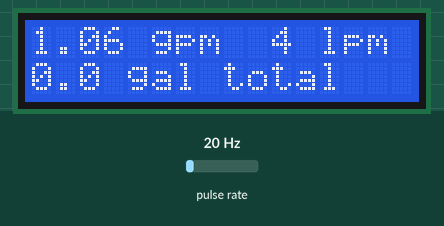
Recording of a sketch running on a simulated Arduino Uno, built with avr-gcc and run on an emulated ATmega328P. Shown: 16×2 character LCD. Wiring (inferred from the names in the program): pulse sensor: data pin 2. The test bench sets the inputs (shaded band); at power-on: pulse rate 20 Hz.

Above: at 1.6 s.
1.7 s: pulse rate (sensor on pin 2) set to 4 Hz
At 3.6 s:
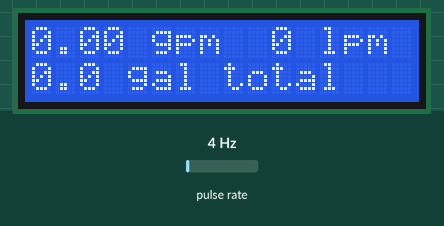
4.7 s: pulse rate (sensor on pin 2) set to 50 Hz
At 6.1 s:
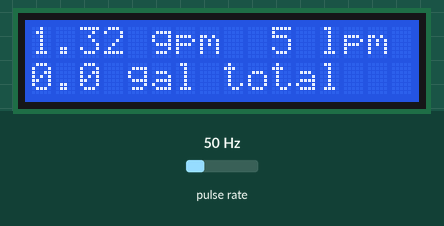
7.7 s: pulse rate (sensor on pin 2) set to 100 Hz
At 9.0 s:
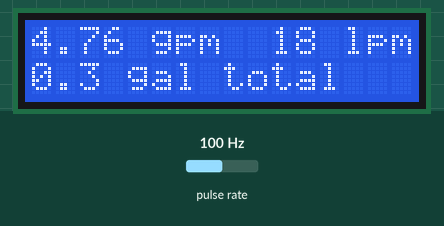
Timing chart, 0 to 10.7 s (numbered marks = the images above; inputs shaded):
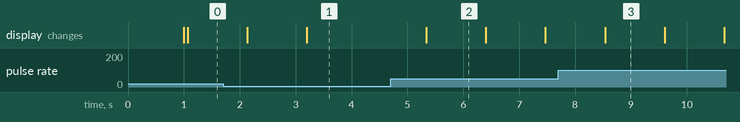

The sketch:

Flowmeter_LCD_v4.ino
```cpp
volatile int NbTopsFan; //measuring the rising edges of the signal
int Calc;
int hallsensor = 2;    //The pin location of the sensor

float gpm;
float totaldispensed;

#include <LiquidCrystal.h>
// initialize the library with the numbers of the interface pins set for the Sainsmart 1602 16x2 LCD configuration
LiquidCrystal lcd(8, 9, 4, 5, 6, 7);


void rpm ()     //This is the function that the interupt calls
{
  NbTopsFan++;  //This function measures the rising and falling edge of the hall effect sensors signal
}


void setup() //
{
  Serial.begin(9600); //This is the setup function where the serial port is initialised,

  pinMode(hallsensor, INPUT); //initializes digital pin 2 as an input
  attachInterrupt(0, rpm, RISING); //and the interrupt is attached
}
// the loop() method runs over and over again,
// as long as the Arduino has power
void loop ()
{


  NbTopsFan = 0;   //Set NbTops to 0 ready for calculations
  sei();      //Enables interrupts
  delay (1000);   //Wait
  cli();      //Disable interrupts
  Calc = (NbTopsFan / 4.9); //(Pulse frequency x 60) / 4.9Q, = flow rate in L/hour The 4.9 value was interpolated from the Q value for similar flowmeters
//Calc is flow in liters per hour


  gpm = (Calc * 0.264172052);

  lcd.begin(16, 2);
  lcd.setCursor(0, 0 );
  lcd.print(gpm);
  lcd.print(" gpm  ");
  lcd.print(Calc);
  lcd.print(" lpm");


  lcd.setCursor (0, 1 );
  totaldispensed +=(gpm / 3600.0);
  int intValue = (int)totaldispensed;
  float diffValue = totaldispensed - (float)intValue;
  int anotherIntValue = (int)(diffValue * 1000.0);


  lcd.print (intValue);
  lcd.print (".");
  lcd.print (anotherIntValue);
  lcd.print (" gal total");

  }


//*********************************************************************************
// sort function
void isort(int *a, int n)
               //  *a is an array pointer function
{
  for (int i = 1; i < n; ++i)
  {
    int j = a[i];
    int k;
    for (k = i - 1; (k >= 0) && (j < a[k]); k--)
    {
      a[k + 1] = a[k];
    }
    a[k + 1] = j;
  }
}
//***********************************************************************************
//function to print array values
void printArray(int *a, int n)
{

  for (int i = 0; i < n; i++)
  {
    Serial.print(a[i], DEC);
    Serial.println(' ');
  }


}
```

Measured:
- after the input at 1.7 s, the display: first changes after 0.43 s (image 1 shows a later state)
- after the input at 4.7 s, the display: changes after 0.63 s (image 2)
- what the display in image 2 shows lasts 1.1 s, from 5.3 s to 6.4 s
